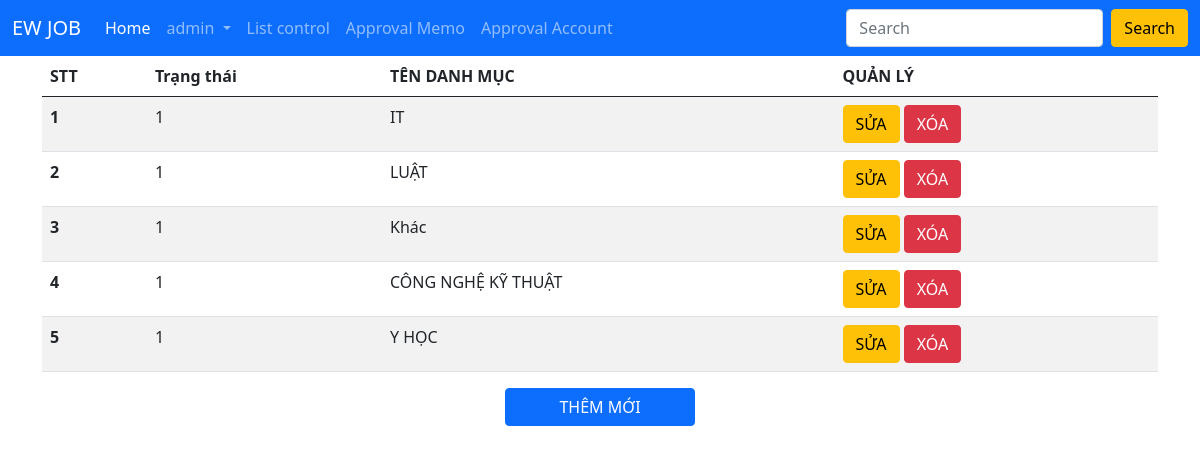
The app's page /src/admin/index.php?quanly=list (signed in) with its own data.
### tables this page shows
CREATE TABLE `danhmucviec` (
  `id_danhmuc` int(11) NOT NULL,
  `tendanhmuc` varchar(100) NOT NULL,
  `trangthai_dm` int(11) NOT NULL
);

### src/admin/modules/ql_danhmuc/list.php (the view, shortened to what this page needs)
<?php
    $sql = $pdo->prepare('SELECT * FROM danhmucviec');
    $sql->execute();
?>
<table class="table table-striped">
    <thead>
        <tr>
            <th scope="col">STT</th>
            <th scope="col">Trạng thái</th>
            <th scope="col">TÊN DANH MỤC</th>
            <th scope="col">QUẢN LÝ</th>
        </tr>
    </thead>
    <tbody>
        <?php
            $i = 0;
            while ($row = $sql->fetch()){
                $i++
            ?>
        <tr>
            <th scope="row"><?php echo $i ?></th>
            <td><?php echo $row['trangthai_dm']?></td>
            <td><?php echo $row['tendanhmuc']?></td>
            <td>
                <a href="index.php?quanly=suadanhmuc&id=<?php echo$row['id_danhmuc']?>" class="btn btn-warning"> SỬA</a>
                <button type="button" class="btn btn-danger" data-bs-toggle="modal" data-bs-target="#exampleModal">
  					XÓA
				</button>
            </td>
        </tr>
        <?php
            }
        ?>
    </tbody>
</table>
<div class="row mb-3">
    <a href="index.php?quanly=themdanhmuc" class="btn btn-primary col-2 offset-5">THÊM MỚI</a>
</div>

### records on screen
danhmucviec: trangthai_dm "1", tendanhmuc "IT"
danhmucviec: trangthai_dm "1", tendanhmuc "LUẬT"
danhmucviec: trangthai_dm "1", tendanhmuc "Khác"
danhmucviec: trangthai_dm "1", tendanhmuc "CÔNG NGHỆ KỸ THUẬT"
danhmucviec: trangthai_dm "1", tendanhmuc "Y HỌC"

### other values on screen
$_SESSION['admin'] "admin"
